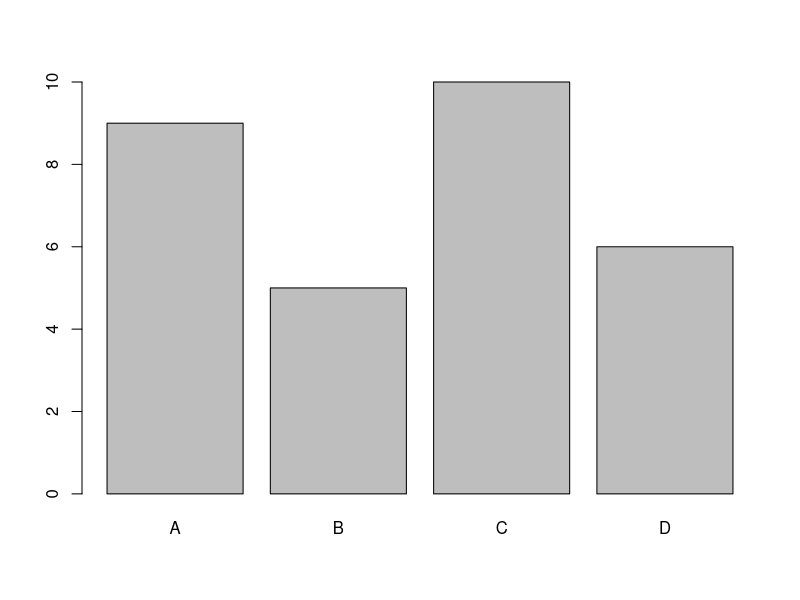
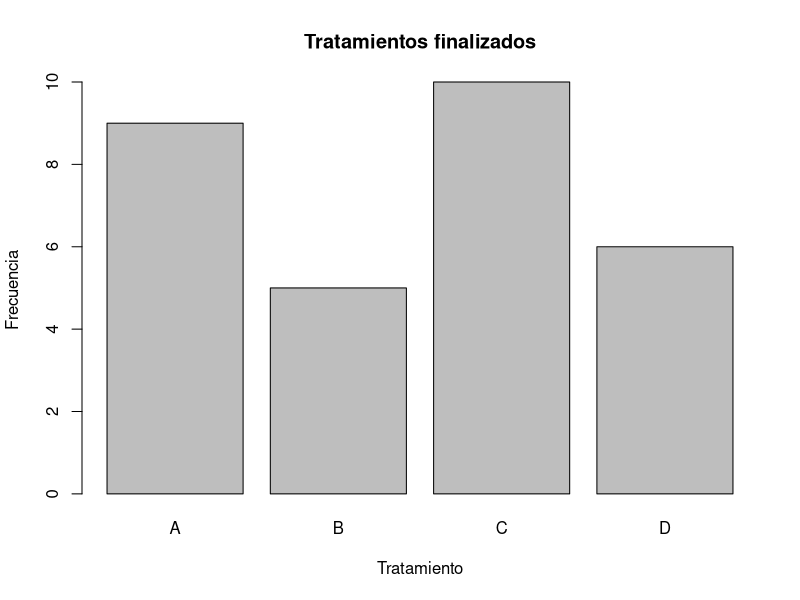
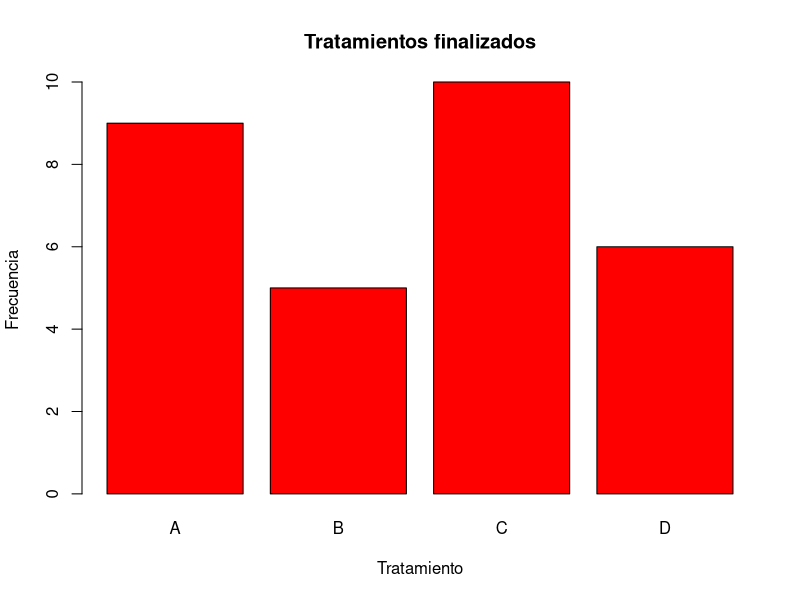
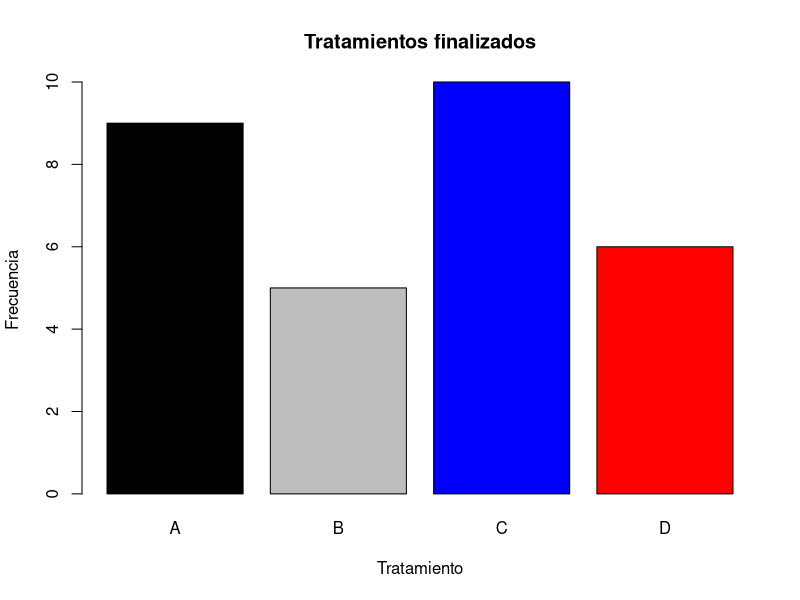
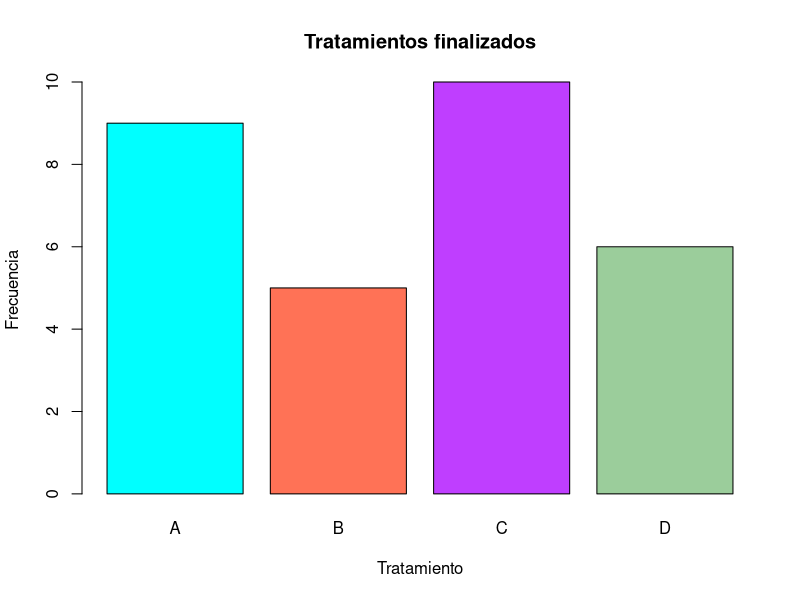
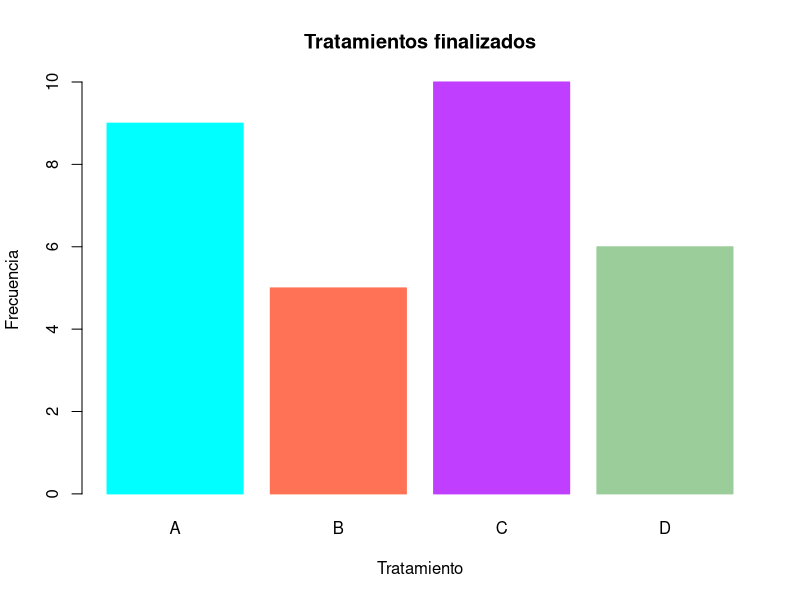
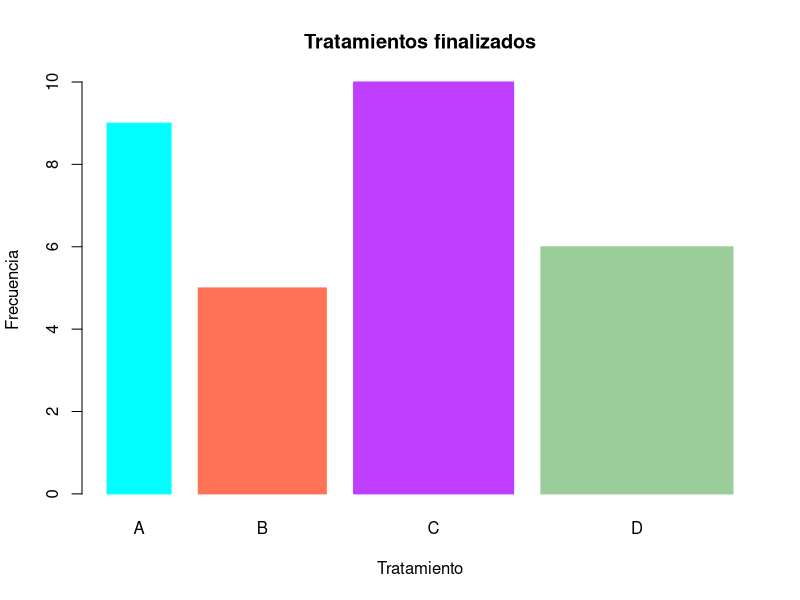
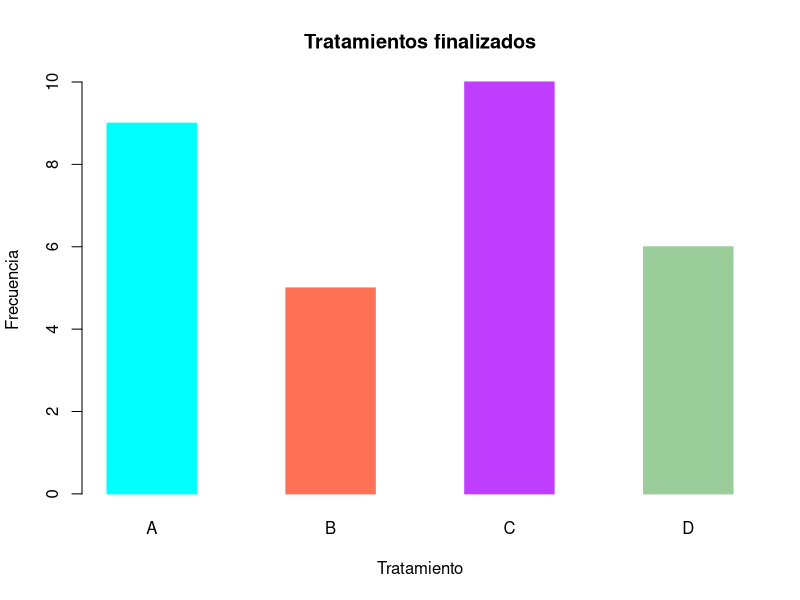

Write the R code that produced these figures, in order.
## ---- chunk 1
knitr::opts_chunk$set(echo = TRUE)
## ---- chunk 2
tratamiento <- as.factor(sample(c("A","B", "C", "D"), size =30, replace = TRUE))    
frec.tratam <- table(tratamiento)
frec.tratam
## ---- chunk 3
barplot(frec.tratam)
## ---- chunk 4
barplot(frec.tratam,
        xlab = "Tratamiento", #nombre al eje x
       ylab= "Frecuencia",#nombre del eje Y 
       main= "Tratamientos finalizados"# título del gráfico
       ) 
## ---- chunk 5

barplot(frec.tratam,
        xlab = "Tratamiento", #nombre al eje x
       ylab= "Frecuencia",#nombre del eje Y 
       main= "Tratamientos finalizados",# título del gráfico
       col= "red", #color de las barras
       ) 
## ---- chunk 6

barplot(frec.tratam,
        xlab = "Tratamiento", #nombre al eje x
       ylab= "Frecuencia",#nombre del eje Y 
       main= "Tratamientos finalizados",# título del gráfico
       col= c("black", "grey", "blue", "red")#color de las barras 
       ) 
## ---- chunk 7

barplot(frec.tratam,
        xlab = "Tratamiento", #nombre al eje x
       ylab= "Frecuencia",#nombre del eje Y 
       main= "Tratamientos finalizados",# título del gráfico
       col= c("cyan1", "coral1", "darkorchid1", "darkseagreen3")#color de las barras 
       ) 
## ---- chunk 8

barplot(frec.tratam,
        xlab = "Tratamiento", #nombre al eje x
       ylab= "Frecuencia",#nombre del eje Y 
       main= "Tratamientos finalizados",# título del gráfico
       col= c("cyan1", "coral1", "darkorchid1", "darkseagreen3"),#defino los bordes#color de las barras
        border=c("cyan1", "coral1", "darkorchid1", "darkseagreen3") #defino el color de los bordes
       ) 
## ---- chunk 9

barplot(frec.tratam,
        xlab = "Tratamiento", #nombre al eje x
       ylab= "Frecuencia",#nombre del eje Y 
       main= "Tratamientos finalizados",# título del gráfico
       col= c("cyan1", "coral1", "darkorchid1", "darkseagreen3"),#defino los bordes#color de las barras
        border=c("cyan1", "coral1", "darkorchid1", "darkseagreen3"), #defino el color de los bordes
       width= c(0.4,0.8,1,1.2)#cambio el ancho de las barras
        )
       
## ---- chunk 10
barplot(frec.tratam,
        xlab = "Tratamiento", #nombre al eje x
       ylab= "Frecuencia",#nombre del eje Y 
       main= "Tratamientos finalizados",# título del gráfico
       col= c("cyan1", "coral1", "darkorchid1", "darkseagreen3"),#defino los bordes#color de las barras
        border=c("cyan1", "coral1", "darkorchid1", "darkseagreen3"), #defino el color de los bordes
       space=(1)#cambio la separación entre barras
        )
       
## ---- chunk 11

barplot(frec.tratam,
        xlab = "Tratamiento", #nombre al eje x
       ylab= "Frecuencia",#nombre del eje Y 
       main= "Tratamientos finalizados",# título del gráfico
     density=c(18,14,10,14,18), #defino el entramado (cantidad de lineas)
        angle=c(0,45,90,11,36), #defino el angulo del entramado
        col="black" #color del entramado
        )
       
## ---- chunk 12
## Del vector al dataframe
datos<- as.data.frame(tratamiento)

## Cargue el paquete ggplot
library(ggplot2)

## ¡Y crea el gráfico!
ggplot(datos) + # defino el data set con el que voy a trabajar
  geom_bar(aes(x=tratamiento)) # defino al geometria del gráfico y los ejes
       
## ---- chunk 13
ggplot(datos) + # defino el data set con el que voy a trabajar
  geom_bar(aes(x=tratamiento)) + #defino al geometria del gráfico y los ejes
  xlab("Tratamientos") + # agrego el nombre del eje X
  ylab ("Frecuencia") + # agrego el nombre del eje Y
  ggtitle("Tratamientos finalizados") + # agrego el título
  scale_y_continuous(breaks = c(0,1,2,3, 4,5, 6,7,8,9,10)) # establezco donde estan mis marcas del eje y
       
## ---- chunk 14
ggplot(datos)+#defino el data set con el que voy a trabajar
   geom_bar(aes(x=tratamiento))+ #defino al geometria del gráfico y los ejes
  xlab("Tratamientos")+#agrego el nombre del eje X
  ylab ("Frecuencia")+#agrego el nombre del eje Y
  ggtitle("Tratamientos finalizados")+   
  scale_y_continuous(breaks = c(0,1,2,3, 4,5, 6,7,8,9,10))+#establezco donde estan mis marcas del eje y#agrego el título
  theme_bw()#defino mi tema 
 
## ---- chunk 15
ggplot(datos) +#defino el data set con el que voy a trabajar
   geom_bar(aes(x=tratamiento), fill=c("black", "grey", "blue", "red")) + #defino al geometria del gráfico y los ejes
  xlab("Tratamientos") +#agrego el nombre del eje X
  ylab ("Frecuencia") +#agrego el nombre del eje Y
  ggtitle("Tratamientos finalizados") +   
  scale_y_continuous(breaks = c(0,1,2,3, 4,5, 6,7,8,9,10)) +#establezco donde estan mis marcas del eje y#agrego el título
  theme_bw()#defino mi tema 
 
